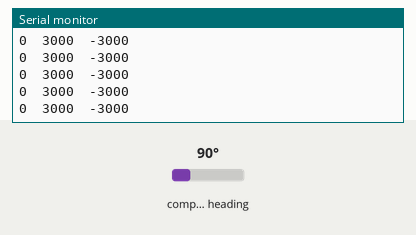
This sketch was run on a simulated Arduino Uno, built with avr-gcc and run on an emulated ATmega328P. Parts: the last lines printed to the serial monitor. Wiring (inferred from the names in the program): QMC5883L compass at I2C address 0x0D. The test bench sets the inputs (shaded band); at power-on: compass heading 90°.

Above: at 1.3 s.
1.4 s: compass heading set to 7°
At 1.43 s:
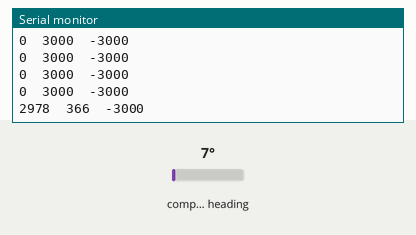
2.9 s: compass heading set to 180°
At 2.95 s:
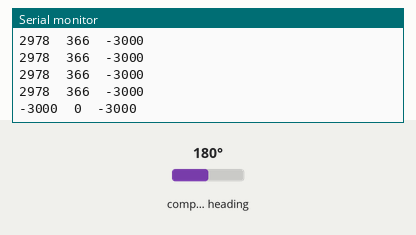
Timing chart, 0 to 5.9 s (numbered marks = the images above; inputs shaded):
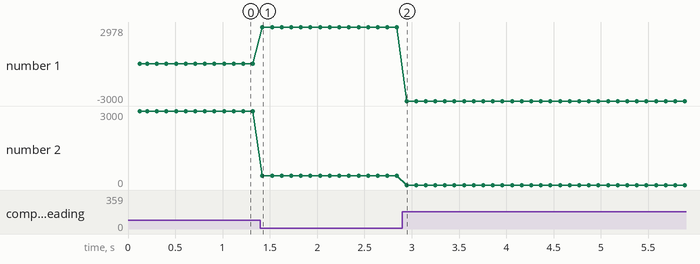

The sketch:

sketch_mar1c_Gyroscope.ino
```cpp
#include <Wire.h>

// QMC5883L Register Addresses
#define QMC5883L_ADDR 0x0D
#define REG_XOUT_LSB 0x00
#define REG_CONTROL1 0x09
#define REG_CONTROL2 0x0A
#define REG_PERIOD 0x0B

void setup() {
  Wire.begin();
  Serial.begin(9600);

  // Initialize QMC5883L
  // Reset the sensor
  Wire.beginTransmission(QMC5883L_ADDR);
  Wire.write(REG_CONTROL2);
  Wire.write(0x80);  // Soft Reset
  Wire.endTransmission();
  delay(100);

  // Configure Control Register 1
  Wire.beginTransmission(QMC5883L_ADDR);
  Wire.write(REG_CONTROL1);
  Wire.write(0x1D);  // Mode: Continuous, ODR: 200Hz, RNG: 8G, OSR: 512
  Wire.endTransmission();

  // Set Period Register
  Wire.beginTransmission(QMC5883L_ADDR);
  Wire.write(REG_PERIOD);
  Wire.write(0x01);  // Recommended value
  Wire.endTransmission();

  Serial.println("QMC5883L Test");
  Serial.println("X\tY\tZ");
}

void loop() {
  int16_t x, y, z;
  uint8_t status;

  // Read 6 bytes of data
  Wire.beginTransmission(QMC5883L_ADDR);
  Wire.write(REG_XOUT_LSB);
  Wire.endTransmission(false);
  Wire.requestFrom(QMC5883L_ADDR, 6);

  if(Wire.available() == 6) {
    x = Wire.read() | Wire.read() << 8;
    y = Wire.read() | Wire.read() << 8;
    z = Wire.read() | Wire.read() << 8;

    // Print raw values
    Serial.print(x);
    Serial.print("\t");
    Serial.print(y);
    Serial.print("\t");
    Serial.println(z);
  }

  delay(100);  // Delay between readings
}
```

Measured:
- after the input at 1.4 s, the serial monitor: prints a new line at once (image 1)
- after the input at 2.9 s, the serial monitor: prints a new line at once (image 2)
- plotted number 1: 0 → 2978 after the input at 1.4 s
- plotted number 2: 3000 → 366 after the input at 1.4 s
